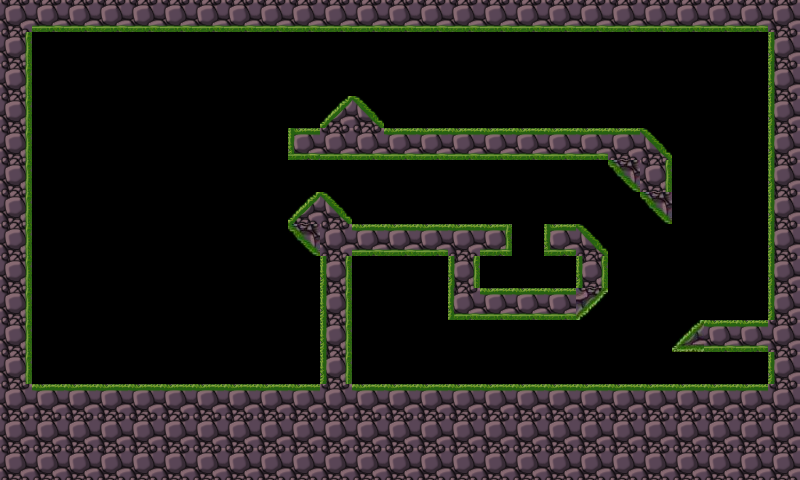

A 2D game scene composited from a Tiled map and its tileset images. What follows is a short description and the map's XML, with each tile layer's data collapsed to a summary:
An orthogonal 25x15 tile map with 32x32 px tiles, 1 tile layer (mpic) and 27 objects (19x fire, 5x monster, circle).

<map version="1.0" orientation="orthogonal" width="25" height="15" tilewidth="32" tileheight="32">
 <tileset firstgid="1" name="tiled" tilewidth="32" tileheight="32">
  <image source="tiled.png" width="192" height="192" />
 </tileset>
 <layer name="mpic" width="25" height="15">
  <data>[375 cells, 164 non-empty, 15 distinct tile ids]</data>
 </layer>
 <objectgroup name="ground" width="25" height="15">
  <object x="29" y="29">
   <polyline points="0,0 742,-3 742,293 674,291 648,317 743,318 741,358 320,358 320,223 419,222 420,286 549,286 577,260 576,221 548,196 518,197 517,219 549,221 549,259 448,262 448,222 480,222 480,197 325,197 293,164 262,195 292,227 293,356 -3,359 -1,-1" />
  </object>
  <object x="290" y="132">
   <polyline points="0,0 27,-2 59,-34 96,-2 352,-2 379,24 381,91 316,24 0,24 -1,-2" />
  </object>
 </objectgroup>
 <objectgroup name="object" width="25" height="15">
  <object name="fire" x="370" y="368" />
  <object name="fire" x="436" y="369" />
  <object name="fire" x="508" y="369" />
  <object name="fire" x="588" y="368" />
  <object name="fire" x="623" y="367" />
  <object name="fire" x="657" y="366" />
  <object name="fire" x="692" y="367" />
  <object name="fire" x="547" y="369" />
  <object name="fire" x="473" y="369" />
  <object name="fire" x="404" y="370" />
  <object name="fire" x="730" y="369" />
  <object name="monster" x="736" y="308">
   <properties>
    <property name="enemy" value="true" />
    <property name="plistname" value="monster_1" />
   </properties>
  </object>
  <object name="monster" x="301" y="117">
   <properties>
    <property name="enemy" value="false" />
    <property name="plistname" value="monster_5" />
   </properties>
  </object>
  <object name="monster" x="444" y="113">
   <properties>
    <property name="enemy" value="true" />
    <property name="plistname" value="monster_2" />
   </properties>
  </object>
  <object name="monster" x="586" y="113">
   <properties>
    <property name="enemy" value="true" />
    <property name="plistname" value="monster_3" />
   </properties>
  </object>
  <object name="monster" x="528" y="278">
   <properties>
    <property name="enemy" value="false" />
    <property name="plistname" value="monster_6" />
   </properties>
  </object>
  <object name="fire" x="291" y="369" />
  <object name="fire" x="253" y="370" />
  <object name="fire" x="223" y="372" />
  <object name="fire" x="190" y="372" />
  <object name="fire" x="154" y="371" />
  <object name="fire" x="116" y="372" />
  <object name="fire" x="82" y="370" />
  <object name="fire" x="53" y="372" />
  <object name="circle" x="527" y="205">
   <properties>
    <property name="sprite_name" value="circle.png" />
   </properties>
  </object>
 </objectgroup>
</map>
